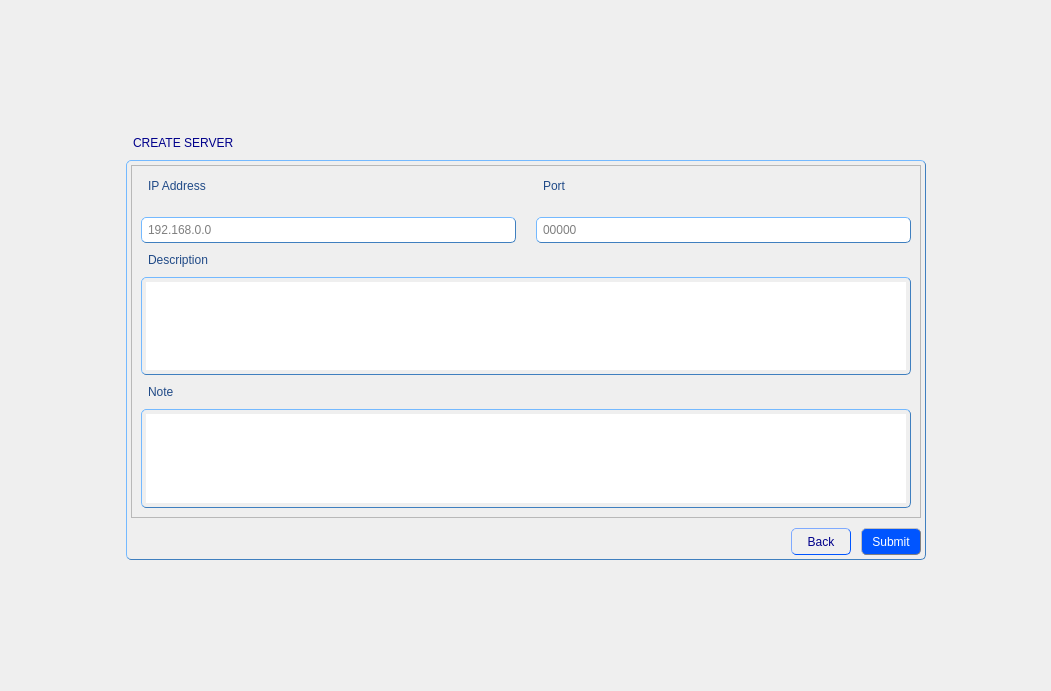
<?xml version="1.0" encoding="UTF-8"?>
<ui version="4.0">
 <class>CreateServerForm</class>
 <widget class="BaseForm" name="CreateServerForm">
  <property name="geometry">
   <rect>
    <x>0</x>
    <y>0</y>
    <width>1051</width>
    <height>691</height>
   </rect>
  </property>
  <property name="windowTitle">
   <string>Form</string>
  </property>
  <property name="styleSheet">
   <string notr="true">QPushButton {
               font: 10pt &quot;MS Shell Dlg 2&quot;;
              }

QPushButton:hover {
               color: blue;
               border: 1px solid grey;
               }

QPushButton:pressed {
               color:  darkblue;
               background: shadow;
               border-style: inset;
               }
QGroupBox {
               color: black;
               padding: 4px;
               border: 1px solid rgb(63, 127, 191); 
               border-radius: 5px;
               border-style: outset;
              }
QLabel {
               color: rgb(32, 74, 135);
               padding: 4px;
               border-radius: 5px;
               border-style: outset;
	           font: 11pt &quot;MS Shell Dlg 2&quot;;
              }
QLineEdit {
               color: black;
               padding: 4px;
               border: 1px solid rgb(63, 127, 191); 
               border-radius: 5px;
               border-style: outset;
	           font: 10pt &quot;MS Shell Dlg 2&quot;;
              }
QRadioButton {
               color: rgb(32, 74, 135);
               padding: 4px;
               border-radius: 5px;
               border-style: outset;
	           font: 11pt &quot;MS Shell Dlg 2&quot;;
              }
QPlainTextEdit {
               color: black;
               padding: 4px;
               border: 1px solid rgb(63, 127, 191); 
               border-radius: 5px;
               border-style: outset;
	           font: 10pt &quot;MS Shell Dlg 2&quot;;
              }
QComboBox {
			   color: black;
               padding: 4px;
               border: 1px solid rgb(63, 127, 191); 
               border-radius: 5px;
               border-style: outset;
               font: 9pt &quot;MS Shell Dlg 2&quot;;
			   background-color: rgb(255, 255, 255);
              }</string>
  </property>
  <layout class="QGridLayout" name="gridLayout_3">
   <item row="2" column="1">
    <widget class="QGroupBox" name="groupBox">
     <property name="sizePolicy">
      <sizepolicy hsizetype="Preferred" vsizetype="Preferred">
       <horstretch>0</horstretch>
       <verstretch>0</verstretch>
      </sizepolicy>
     </property>
     <property name="minimumSize">
      <size>
       <width>800</width>
       <height>400</height>
      </size>
     </property>
     <property name="maximumSize">
      <size>
       <width>800</width>
       <height>400</height>
      </size>
     </property>
     <property name="styleSheet">
      <string notr="true"/>
     </property>
     <property name="title">
      <string/>
     </property>
     <layout class="QGridLayout" name="gridLayout">
      <property name="leftMargin">
       <number>0</number>
      </property>
      <property name="topMargin">
       <number>0</number>
      </property>
      <property name="rightMargin">
       <number>0</number>
      </property>
      <property name="bottomMargin">
       <number>0</number>
      </property>
      <property name="spacing">
       <number>0</number>
      </property>
      <item row="3" column="0">
       <layout class="QHBoxLayout" name="horizontalLayout_4">
        <property name="spacing">
         <number>0</number>
        </property>
        <item>
         <spacer name="horizontalSpacer">
          <property name="orientation">
           <enum>Qt::Horizontal</enum>
          </property>
          <property name="sizeHint" stdset="0">
           <size>
            <width>40</width>
            <height>20</height>
           </size>
          </property>
         </spacer>
        </item>
        <item>
         <widget class="QToolButton" name="backButton">
          <property name="minimumSize">
           <size>
            <width>60</width>
            <height>0</height>
           </size>
          </property>
          <property name="styleSheet">
           <string notr="true">QToolButton {
                color: darkblue;
               padding: 4px;
               border: 1px solid rgb(0, 85, 255); 
               border-radius: 5px;
               border-style: outset;
               font: 10pt &quot;MS Shell Dlg 2&quot;;
              }

QToolButton:hover {
               color: white;
               border: 1px solid grey;
               background-color: rgb(0, 78, 235);
               }

QToolButton:pressed {
               color: rgb(0, 0, 197)
               background: shadow;
               border-style: inset;
               }</string>
          </property>
          <property name="text">
           <string>Back</string>
          </property>
         </widget>
        </item>
        <item>
         <spacer name="horizontalSpacer_6">
          <property name="orientation">
           <enum>Qt::Horizontal</enum>
          </property>
          <property name="sizeType">
           <enum>QSizePolicy::Minimum</enum>
          </property>
          <property name="sizeHint" stdset="0">
           <size>
            <width>10</width>
            <height>20</height>
           </size>
          </property>
         </spacer>
        </item>
        <item>
         <widget class="QToolButton" name="submitButton">
          <property name="minimumSize">
           <size>
            <width>60</width>
            <height>0</height>
           </size>
          </property>
          <property name="styleSheet">
           <string notr="true">QToolButton {
               color: white;
               padding: 4px;
               border: 1px solid grey; 
               border-radius: 5px;
               border-style: outset;
               max-width: 120px;
               background-color: rgb(0, 85, 255);
               font: 10pt &quot;MS Shell Dlg 2&quot;;
              }

QToolButton:hover {
               color: darkblue;
               border: 1px solid grey;
               background-color: rgb(255, 255, 255);
               }

QToolButton:pressed {
               color: rgb(0, 0, 197)
               background: shadow;
               border-style: inset;
			    background-color: rgb(0, 78, 235);
               }</string>
          </property>
          <property name="text">
           <string>Submit</string>
          </property>
         </widget>
        </item>
       </layout>
      </item>
      <item row="1" column="0">
       <widget class="QScrollArea" name="scrollArea">
        <property name="styleSheet">
         <string notr="true"/>
        </property>
        <property name="verticalScrollBarPolicy">
         <enum>Qt::ScrollBarAlwaysOff</enum>
        </property>
        <property name="horizontalScrollBarPolicy">
         <enum>Qt::ScrollBarAlwaysOff</enum>
        </property>
        <property name="widgetResizable">
         <bool>true</bool>
        </property>
        <widget class="QWidget" name="scrollAreaWidgetContents">
         <property name="geometry">
          <rect>
           <x>0</x>
           <y>0</y>
           <width>788</width>
           <height>347</height>
          </rect>
         </property>
         <layout class="QGridLayout" name="gridLayout_2">
          <item row="0" column="0">
           <layout class="QHBoxLayout" name="horizontalLayout">
            <property name="spacing">
             <number>20</number>
            </property>
            <item>
             <layout class="QVBoxLayout" name="verticalLayout">
              <item>
               <widget class="QLabel" name="label_2">
                <property name="text">
                 <string>IP Address</string>
                </property>
               </widget>
              </item>
              <item>
               <widget class="QLineEdit" name="ipAddressLine">
                <property name="placeholderText">
                 <string>192.168.0.0</string>
                </property>
               </widget>
              </item>
             </layout>
            </item>
            <item>
             <layout class="QVBoxLayout" name="verticalLayout_2">
              <item>
               <widget class="QLabel" name="label_3">
                <property name="text">
                 <string>Port</string>
                </property>
               </widget>
              </item>
              <item>
               <widget class="QLineEdit" name="portLine">
                <property name="placeholderText">
                 <string>00000</string>
                </property>
               </widget>
              </item>
             </layout>
            </item>
           </layout>
          </item>
          <item row="1" column="0">
           <widget class="QLabel" name="label_4">
            <property name="text">
             <string>Description</string>
            </property>
           </widget>
          </item>
          <item row="3" column="0">
           <widget class="QLabel" name="label_5">
            <property name="text">
             <string>Note</string>
            </property>
           </widget>
          </item>
          <item row="2" column="0">
           <widget class="QPlainTextEdit" name="descrEdit"/>
          </item>
          <item row="4" column="0">
           <widget class="QPlainTextEdit" name="noteEdit"/>
          </item>
         </layout>
        </widget>
       </widget>
      </item>
      <item row="2" column="0">
       <spacer name="verticalSpacer">
        <property name="orientation">
         <enum>Qt::Vertical</enum>
        </property>
        <property name="sizeType">
         <enum>QSizePolicy::Maximum</enum>
        </property>
        <property name="sizeHint" stdset="0">
         <size>
          <width>20</width>
          <height>10</height>
         </size>
        </property>
       </spacer>
      </item>
     </layout>
    </widget>
   </item>
   <item row="2" column="0">
    <spacer name="horizontalSpacer_2">
     <property name="orientation">
      <enum>Qt::Horizontal</enum>
     </property>
     <property name="sizeHint" stdset="0">
      <size>
       <width>40</width>
       <height>20</height>
      </size>
     </property>
    </spacer>
   </item>
   <item row="1" column="1">
    <widget class="QLabel" name="label">
     <property name="styleSheet">
      <string notr="true">QLabel {
               color: darkblue;
               padding: 4px;
               border-radius: 5px;
               border-style: outset;
	           font: 12pt &quot;MS Shell Dlg 2&quot;;
              }</string>
     </property>
     <property name="text">
      <string>CREATE SERVER</string>
     </property>
    </widget>
   </item>
   <item row="0" column="1">
    <spacer name="verticalSpacer_2">
     <property name="orientation">
      <enum>Qt::Vertical</enum>
     </property>
     <property name="sizeHint" stdset="0">
      <size>
       <width>20</width>
       <height>40</height>
      </size>
     </property>
    </spacer>
   </item>
   <item row="2" column="2">
    <spacer name="horizontalSpacer_3">
     <property name="orientation">
      <enum>Qt::Horizontal</enum>
     </property>
     <property name="sizeHint" stdset="0">
      <size>
       <width>40</width>
       <height>20</height>
      </size>
     </property>
    </spacer>
   </item>
   <item row="3" column="1">
    <spacer name="verticalSpacer_3">
     <property name="orientation">
      <enum>Qt::Vertical</enum>
     </property>
     <property name="sizeHint" stdset="0">
      <size>
       <width>20</width>
       <height>40</height>
      </size>
     </property>
    </spacer>
   </item>
  </layout>
 </widget>
 <customwidgets>
  <customwidget>
   <class>BaseForm</class>
   <extends>QWidget</extends>
   <header>BaseForm.h</header>
   <container>1</container>
  </customwidget>
 </customwidgets>
 <resources/>
 <connections/>
</ui>
